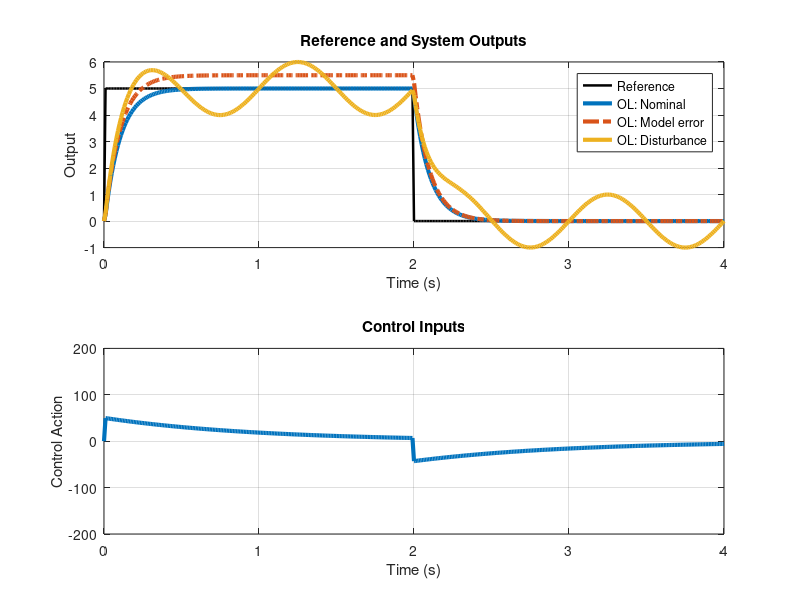

Recreate this plot in MATLAB. (Note: this script raises an error after producing the figure.)
% Example 10.7.5 - from Van den Hof lecture notes
% two stage closed loop identification method modified for
% reference r2 only, and proportional controller

clear;clc; setappdata(0, 'AutoStagger_LRDown_Last', []);   % ensure first figure starts at top-leftwin_size
set(0, 'DefaultFigureCreateFcn', @autoStagger_LRDown_relSize);
close all;

s = tf('s'); Ts=0.01;

%% Time vector
t = [0:Ts:4]';
v = 1*sin(2*pi*1*t);

r2 = zeros(size(t));
r2(t > 0  & t < 2)  = 5;
r2(t >= 2 & t < 4) = 0;
r2(t >= 20)         = 0;

%% Systems
% Nominal system
G_0 = (s+1)/(s*(s+10));%0.1/(s^2 + 1.5*s + 1);
% Model error system
G_err = 1.1*G_0

% Controllers
% C_OL = tf(10);
C_CL = pid(10,50,50,1)
C_OL = 10*s/(s+1);

% Open-loop systems
OL_0    = C_OL*G_0;
OL_Gerr = C_OL*G_err;

%% Open loop sim
y_0_OL=lsim(OL_0,r2,t);
y_err_OL = lsim(OL_Gerr, r2, t);
y_0_dist_OL = y_0_OL+v;

u_0_OL=lsim(C_OL,r2,t);

%% Closed loop sim
r =  lsim( C_CL , r2, t );%reference increases in magnitude when controller gain decreases
% default
S_0 = 1/(1+G_0*C_CL);
y_0_CL=lsim(G_0*S_0 , r , t);
u_0_CL = r - lsim(C_CL , y_0_CL ,t);

%model error
S_err = 1/(1+G_err*C_CL);
y_err_CL=lsim(G_err*S_err , r , t);
u_err_CL = r - lsim(C_CL , y_err_CL ,t);

% disturbance
y_0_dist_CL=lsim(G_0*S_0 , r , t)+lsim(S_0 , v , t);
u_0_dist_CL = r - lsim(C_CL , y_0_dist_CL ,t);


% combined control
% C_OL = 10*s/(s+1);
% C_CL = pid(20,20,20,1)
r1 = lsim(C_OL , r2 ,t);
r = r1 + lsim( C_CL , r2 , t );

% default
y_0_Comb=lsim(G_0*S_0 , r , t);
u_0_Comb = r - lsim(C_CL , y_0_Comb ,t);

%model error
y_err_Comb=lsim(G_err*S_err , r , t);
u_err_Comb = r - lsim(C_CL , y_err_Comb ,t);

% disturbance
y_0_dist_Comb=lsim(G_0*S_0 , r , t)+lsim(S_0 , v , t);
u_0_dist_Comb = r - lsim(C_CL , y_0_dist_Comb ,t);



%% Plotting
% MATLAB default color palette
colors = get(groot,'defaultAxesColorOrder');
c_nom  = colors(1,:);   % blue
c_err  = colors(2,:);   % orange
c_dist = colors(3,:);   % yellow
% blend = 0; 
% c_nom  =  c_nom + blend*(1-c_nom);
% c_err =  c_err + blend*(1-c_err);
% c_dist = c_dist + blend*(1-c_dist);
%% Top plot - Outpu
fig1=figure(1);
subplot(2,1,1)
plot(t,r2,'k-','LineWidth',1.8)
hold on

% Open-loop responses
plot(t,y_0_OL     ,'Color',c_nom ,'LineWidth',3)
plot(t,y_err_OL  ,'-.' ,'Color',c_err ,'LineWidth',3)
plot(t,y_0_dist_OL,'Color',c_dist,'LineWidth',3)
ylim([-1,6])
grid on

xlabel('Time (s)')
ylabel('Output')

title('Reference and System Outputs')

legend( ...
    'Reference', ...
    'OL: Nominal', ...
    'OL: Model error', ...
    'OL: Disturbance', ...
    'Location','best')

%% Bottom plot - Control actions

subplot(2,1,2)
% Open-loop control
plot(t,u_0_OL,'-','Color',c_nom,'LineWidth',3);
hold on
ylim([-200,200])

grid on

xlabel('Time (s)')
ylabel('Control Action')

title('Control Inputs')

fontsize(scale=2); set(fig1,'WindowState', 'maximized');

%% Top plot - Outpu
fig2=figure(2);
subplot(2,1,1)
plot(t,r2,'k-','LineWidth',1.8)
hold on

% Closed-loop responses
plot(t,y_0_CL        ,'-','Color',c_nom   ,'LineWidth',3)
plot(t,y_err_CL     ,'-.','Color',  c_err ,'LineWidth',3)
plot(t,y_0_dist_CL,'-','Color',c_dist ,'LineWidth',3)
ylim([-1,6])
grid on

xlabel('Time (s)')
ylabel('Output')

title('Reference and System Outputs')

legend( ...
    'Reference', ...
    'CL: Nominal', ...
    'CL: Model error', ...
    'CL: Disturbance', ...
    'Location','best')

%% Bottom plot - Control actions

subplot(2,1,2);hold on
% Closed-loop control
plot(t,u_0_CL     ,'-.',     'Color',c_nom ,'LineWidth',3)
plot(t,u_err_CL   ,'-.',   'Color',c_err ,'LineWidth',3)
plot(t,u_0_dist_CL,'-','Color',c_dist  ,'LineWidth',3)
ylim([-200,200])

grid on

xlabel('Time (s)')
ylabel('Control Action')
title('Control Inputs')

legend( ...
    'CL: Nominal', ...
    'CL: Model error', ...
    'CL: Disturbance', ...
    'Location','best')

fontsize(scale=2); set(fig2,'WindowState', 'maximized');

%%op Combined control plot - Outpu
fig3=figure(3);
subplot(2,1,1)
plot(t,r2,'k-','LineWidth',1.8)
hold on

% Closed-loop responses
plot(t,y_0_Comb        ,'-','Color',c_nom   ,'LineWidth',3)
plot(t,y_err_Comb     ,'-.','Color',  c_err ,'LineWidth',3)
plot(t,y_0_dist_Comb,'-','Color',c_dist ,'LineWidth',3)
ylim([-1,6])
grid on

xlabel('Time (s)')
ylabel('Output')

title('Reference and System Outputs')

legend( ...
    'Reference', ...
    'Combined: Nominal', ...
    'Combined: Model error', ...
    'Combined: Disturbance', ...
    'Location','best')

%Bottom plot - Control actions

subplot(2,1,2);hold on
plot(t,u_0_Comb     ,'-',     'Color',c_nom ,'LineWidth',3)
plot(t,u_err_Comb  ,'-.',   'Color',c_err ,'LineWidth',3)
plot(t,u_0_dist_Comb,'-','Color',c_dist  ,'LineWidth',3)
ylim([-200,200])
grid on

xlabel('Time (s)')
ylabel('Control Action')
title('Control Inputs')

legend( ...
    'Combined: Nominal', ...
    'Combined: Model error', ...
    'Combined: Disturbance', ...
    'Location','best')

fontsize(scale=2); set(fig3,'WindowState', 'maximized');
